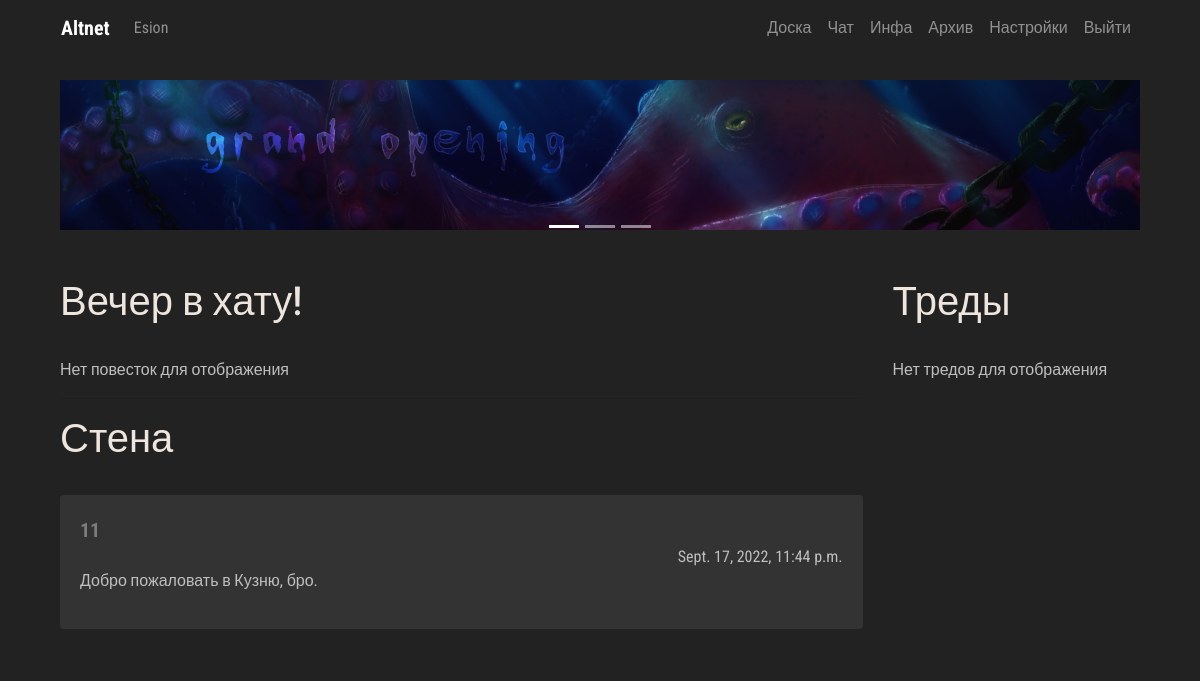
Before: /manager/me/ (signed in) with the older database file.
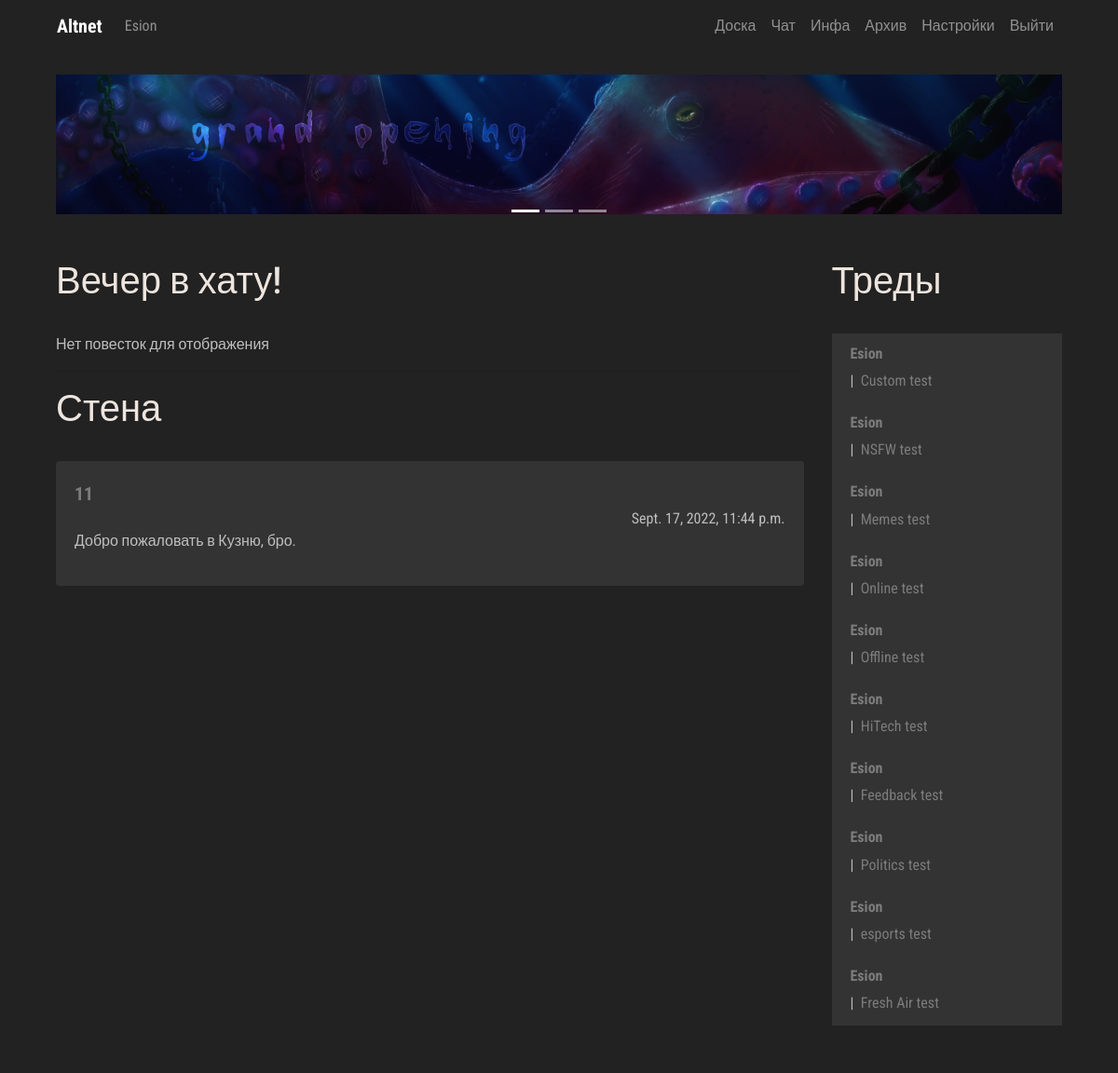
After: the same page with the newer database file.
### manager/models.py (models this page shows, shortened)
class UserPublicPost(models.Model):
    post_author = models.CharField('Message Author', max_length=150, null=False, blank=False)
    post_text = models.CharField('Post text', max_length=250)
    post_date = models.DateTimeField('Post date', auto_now=True)
    language_code = models.IntegerField(null=True, blank=True, default=0)

### board/models.py (models this page shows, shortened)
class Thread(models.Model):
    def was_published_recently(self):
        now = timezone.now()
        return now - datetime.timedelta(days=1) <= self.pub_date <= now
    thread_title = models.CharField('Thread title', max_length=100)
    thread_text = models.TextField('Thread text', max_length=10000)
    pub_date = models.DateTimeField('Date published', auto_now=True)
    CATEGORY_CHOICES = [('Random', 'Random'), ('Broadcast', 'Broadcast'), ('Animation', 'Animation'),
                        ('Artwork', 'Artwork'), ('Cinematics', 'Cinematics'), ('Videogames', 'Videogames'),
                        ('Writing', 'Writing'), ('Fresh Air', 'Fresh Air'), ('Esports', 'Esports'),
                        ('Politics', 'Politics'), ('Feedback', 'Feedback'), ('HiTech', 'HiTech'),
                        ('Offline', 'Offline'), ('Online', 'Online'), ('Memes', 'Memes'),
                        ('NSFW', 'NSFW'), ('Custom', 'Custom')]
    category = models.CharField(max_length=100, choices=CATEGORY_CHOICES)
    thread_author = models.CharField('Thread Author', max_length=150, blank=False, null=False)
    was_published_recently.admin_order_field = 'pub_date'
    was_published_recently.boolean = True
    was_published_recently.short_description = 'Published recently?'
    thread_pic = models.ImageField(upload_to=user_thread_directory_path, blank=True, null=True)
    language_code = models.IntegerField(blank=True, null=True, default=0)
    visible = models.BooleanField(blank=False, null=False, default=True)

### manager/views.py (the view)
# urls.py: path('me/', views.meview, name='me'),
def meview(request):
    if request.user.is_authenticated:
        loc_option = Hikka.objects.get(user=request.user.id).language_code
    else:
        loc_option = 0
    latest_threads = Thread.objects.filter(language_code=loc_option).order_by('-pub_date')[:10]
    latest_posts = UserPublicPost.objects.filter(language_code=loc_option).order_by('-post_date')[:10]
    admin_posts = AdminPublicPost.objects.filter(language_code=loc_option).order_by('-post_date')[:10]
    loc = UI
    headers = Headers
    errors = Errors
    me = Me
    context = {
        'me': me,
        'headers': headers,
        'errors': errors,
        'lang': loc_option,
        'UI': loc,
        'threads': latest_threads,
        'posts': latest_posts,
        'admins': admin_posts
    }
    return render(request, 'me.html', context)

### board/templatetags/loc_extra.py (called while the page is built)
@register.filter
def return_item(l, i):
    try:
        return l[i]
    except:
        return None

@register.filter
def random_message(l, i):
    try:
        return Me.greet(i)
    except:
        return None

### loc/Me.py (called while the page is built)
def greet(language_code):
    if language_code == 0:
        return WELCOME_RANDOM_EN[randint(0, 3)]
    elif language_code == 1:
        return WELCOME_RANDOM_RU[randint(0, 3)]

### manager/templates/me.html (shortened to what this page needs)
{% extends 'hat.html' %}
{% block content %}
{% load loc_extra %}
            <div class="row col-">
               <div class=" col-lg-9 col- content">
                  <br>
                  <div class="trds">
                     <main class="contentd" role="main">
                        <header>
                           <h1 data-text="{{ me.greet|random_message:lang }}">{{ me.greet|random_message:lang }}
                           </h1>
                        </header>
                     </main>
                  </div>
                  <br>
                  {% if admins %}
                  {% for admin in admins %}
                  <div class="card">
                     <div class="card-body">
                        <h4 class="card-title">
                           <p class="article"> {{ admin.post_title }} </p>
                        </h4>
                        {{ admin.post_text|linebreaks }}
                        <div class="d-flex flex-row-reverse">{{ admin.post_date }}</div>
                     </div>
                  </div>
                  <br />
                  {% endfor %}
                  {% else %}
                  {{ errors.NO_AGENDA_POSTS|return_item:lang }}
                  {% endif %}
                  <br>
                  <hr>
                  <div class="trds">
                     <main class="contentd" role="main">
                        <header>
                           <h1 data-text="{{ headers.PUBLIC_MESSAGES|return_item:lang }}">{{ headers.PUBLIC_MESSAGES|return_item:lang }}
                           </h1>
                        </header>
                     </main>
                  </div>
                  <br>
                  {% if posts %}
                  {% for post in posts %}
                  <div class="card">
                     <div class="card-body">
                              <a class="article" href="{% url 'Board:guest' post.post_author%}"> {{ post.post_author }}</a>
                        <div class="d-flex flex-row-reverse">{{ post.post_date }}</div>
                        {{ post.post_text|linebreaks }}
                     </div>
                  </div>
                  <br />
                  {% endfor %}
                  {% else %}
                  {{ errors.NO_PUBLIC_MESSAGES|return_item:lang }}
                  {% endif %}
               </div>
               <div class=" col-lg-3 col- left-sidebar">
                  <br>
                  <div class="trds">
                     <main class="contentd" role="main">
                        <header>
                           <h1 data-text="{{ headers.THREADS|return_item:lang }}">{{ headers.THREADS|return_item:lang }}
                           </h1>
                        </header>
                     </main>
                  </div>
                  <br>
                  {% if threads %}
                  <ul class="list-group">
                     {% for thread in threads %}
                     <li class="list-group-item">
                        <h6> <a class="userlk" href="{% url 'Board:guest' thread.thread_author %}">
                        {{ thread.thread_author }}</a> </h6>
                        |&nbsp;<a href="{% url 'Board:thread' thread.id %}"> {{ thread.thread_text|truncatewords:10 }}  </a>
                     </li>
                     {% endfor %}
                  </ul>
                  {% else %}
                  {{ errors.NO_THREADS|return_item:lang }}
                  {% endif %}
                  <br>
               </div>
            </div>
{% endblock %}

### board/templates/hat.html (shortened to what this page needs)
<!DOCTYPE html>
{% load loc_extra %}
<html lang="en"><head>
	<link rel="stylesheet" href="https://stackpath.bootstrapcdn.com/bootstrap/4.3.1/css/bootstrap.min.css">
     {% load static %}
    <link rel="stylesheet" href=" {% static 'css/master.css' %} " type="text/css">
  </head>
  <body>
<div class="container">
   <nav class="navbar navbar-expand-lg navbar-dark" style="background-color: #222222;">
  <div class="collapse navbar-collapse" id="navbarTogglerDemo01">
    <a class="navbar-brand" href="{% url 'Manager:me' %}"><b>Altnet</b></a>
    <ul class="navbar-nav mr-auto mt-2 mt-lg-0">
    {% if user.is_authenticated %}
         <li class="nav-item">
           <a class="nav-link" href="{% url 'Board:user' %}">{{ user.username }}</a>
      </li>
        {% else %}
        <li class="nav-item">
        <a class="nav-link" href="{% url 'Manager:login' %}">{{ UI.LOG_IN|return_item:lang }}</a>
      </li>
        {% endif %}
    </ul>
     <ul class="navbar-nav  mt-2 mt-lg-0">
      <li class="nav-item">
        <a class="nav-link" href="{% url 'Board:board' %}">{{ UI.BOARD|return_item:lang }}</a>
      </li>
      <li class="nav-item">
        <a class="nav-link" href="{% url 'Chat:chat' %}">{{ UI.CHAT|return_item:lang }}</a>
      </li>
      <li class="nav-item">
        <a class="nav-link" href="{% url 'Paper:info' %}">{{ UI.INFO|return_item:lang }}</a>
      </li>
      <li class="nav-item">
        <a class="nav-link" href="{% url 'Archive:index' %}">{{ UI.ARCHIVE|return_item:lang }}</a>
      </li>
      <li class="nav-item">
        <a class="nav-link" href="#">{{ UI.SETTINGS|return_item:lang }}</a>
      </li>
      <li class="nav-item">
        <a class="nav-link" href="{% url 'Manager:logout' %}">{{ UI.LOG_OUT|return_item:lang }}</a>
      </li>
    </ul>
  </div>
</nav>
<div class="col-lg-12 head-block"><br>
<div id="carouselExampleControls" class="carousel slide" data-ride="carousel">
     <ol class="carousel-indicators">
    <li data-target="#carouselExampleControls" data-slide-to="0" class="active"></li>
    <li data-target="#carouselExampleControls" data-slide-to="1"></li>
    <li data-target="#carouselExampleControls" data-slide-to="2"></li>
  </ol>
  <div class="carousel-inner">
    <div class="carousel-item active">
      <img class="d-block w-100" src="{% static 'imgs/go.png' %}" alt="Second slide" height="150px">
    </div>
  </div>
<br>
</div>
{% block content %} {% endblock %}
<br>
    </div>
</div>
</body>
</html>

### static/css/master.css (style rules this page uses)
.head-block,.top-menu,.top-material,.left-sidebar,.content { background:#222222; margin-bottom:5px; }
.head-block { height:40px; }
.content { border: none; }
.head-block { height:150px; background:right center no-repeat; }
.card { background: #333333; border: none; }
.list-group, .list-group-item { background: #333333; border: none; }
.userlk { font-weight: bold; }
.article { font-weight: bold; font-size: 20px; }
body { font-family: 'Roboto Condensed', sans-serif; font-size: initial; }
a { color: #7c7c7c; font-size: initial; }
body { background: #222; color: #bfbfbf; }
.contentd header h1 { position:relative;color:#eee5de }
.contentd header h1:after, .contentd header h1:before { position:absolute;top:0;overflow:hidden;clip:rect(0,100vw,0,0);content:attr(data-text);background: #a9a9a9 }
.contentd header h1:before { left:-1vmin;animation:noise 7s infinite steps(3,end) alternate-reverse;color:#71fcff;text-shadow:.4vmin 0 #00f,-.2vmin 1vmin red }
.contentd header h1:after { left:1vmin;animation:noise-alt 5s infinite steps(3,end) alternate-reverse;color:#ff9eed;text-shadow:-2vmin 0 #ff0,.1vmin -1vmin #00f }
.trds { background: #none; }

Changed rows visible on the page:
added Thread: thread_author "Esion", thread_text "Custom test"
added Thread: thread_author "Esion", thread_text "NSFW test"
added Thread: thread_author "Esion", thread_text "Memes test"
added Thread: thread_author "Esion", thread_text "Online test"
added Thread: thread_author "Esion", thread_text "Offline test"
added Thread: thread_author "Esion", thread_text "HiTech test"
added Thread: thread_author "Esion", thread_text "Feedback test"
added Thread: thread_author "Esion", thread_text "Politics test"
added Thread: thread_author "Esion", thread_text "esports test"
added Thread: thread_author "Esion", thread_text "Fresh Air test"
Other visible differences:
{{ errors.NO_THREADS|return_item:lang }}: "Нет тредов для отображения" → (not shown)
